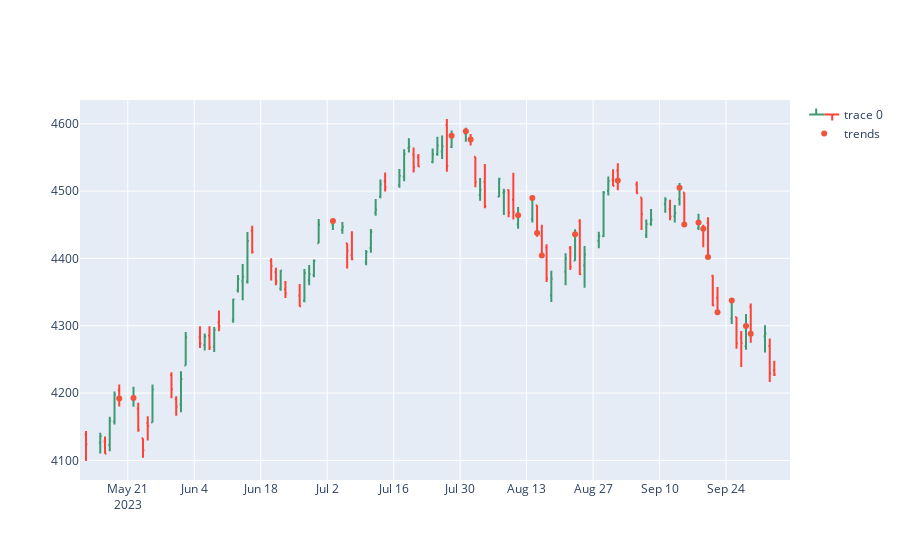

The notebook cell this image was saved under:
### Code cell
from plotly import graph_objects as go
i = 100



data = [
            go.Ohlc(x=ohlc.index[-i:],
                    open=ohlc.open.iloc[-i:],
                    high=ohlc.high.iloc[-i:],
                    low=ohlc.low.iloc[-i:],
                    close=ohlc.close.iloc[-i:],
                ),
                # go.Line(x=ohlc.index[-i:],
                #         y=ohlc.close.iloc[-i:],
                #         name='close'
                # ),
                go.Scatter(
                        x=ohlc.iloc[-i:].loc[targets['downtrend'].iloc[-i:]].index,
                        y=ohlc.iloc[-i:].loc[targets['downtrend'].iloc[-i:]].close,
                        name='trends',
                        mode="markers"
                ),
]

fig = go.Figure(data=data)
fig.update(layout_xaxis_rangeslider_visible=False)
fig.show()
